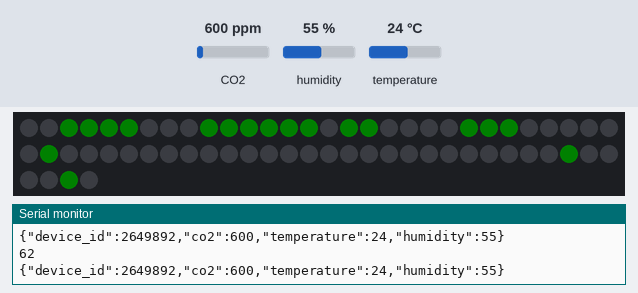
A sketch run on a simulated ESP32. Shown: 64 RGB LEDs in strip order, left to right, continuing on the next row, the last lines printed to the serial monitor. The inputs (shaded band) are chosen by the test bench; at power-on: CO2 600 ppm, humidity 55 %, temperature 24 °C. Dim RGB values are drawn brighter than linear; no radio packets arrive unless stated.

Above: at 10.8 s.
10.9 s: CO2 set to 983 ppm
21.3 s: CO2 set to 1032 ppm
At 31.1 s:
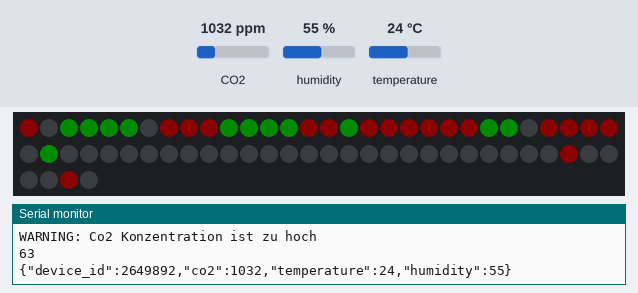
31.7 s: CO2 set to 452 ppm
Timing chart, 0 to 34.7 s (numbered marks = the images above; inputs shaded):
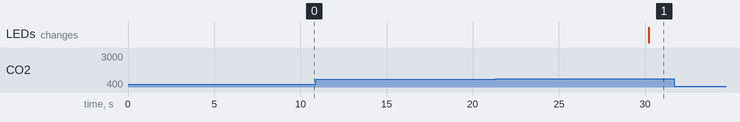

The sketch:

Co2Boy_Lora_Sensor.ino
```cpp
/*
     ______     ___      ____
    / ____/___ |__ \    / __ )____  __  __
   / /   / __ \__/ /   / __  / __ \/ / / /
  / /___/ /_/ / __/   / /_/ / /_/ / /_/ /
  \____/\____/____/  /_____/\____/\__, /
                                 /____/

  Lora Sensor - reads CO2, humidity and temperature from a SCD30 Sensor
  By: Co2 Boy on Make@Thon
  Date: 15.11.2020
*/


/*
 * Pinout
 * heltec WiFi LoRa 32 (V2) -> SD30 Sensor
 * GND -> GND
 * 3V3 -> VDD
 * G21 -> Rx/SDA
 * G22 -> Tx/SCL
 *
 * heltec WiFi LoRa 32 (V2) -> NeoPixel
 * GND -> GND
 * 5V -> VDD
 * G19 -> Data
 */

 /*
  -- Additional libraries --
  LoRa               https://github.com/sandeepmistry/arduino-LoRa
  ArduinoJson        https://arduinojson.org/?utm_source=meta&utm_medium=library.properties
  Adafruit_NeoPixel  https://github.com/adafruit/Adafruit_NeoPixel_ZeroDMA
 */

#include <Wire.h>

// Json paser
#include <ArduinoJson.h>

// Lora
#include <SPI.h>
#include <LoRa.h>

#define SCK     5    // GPIO5  -- SX127x's SCK
#define MISO    19   // GPIO19 -- SX127x's MISO
#define MOSI    27   // GPIO27 -- SX127x's MOSI
#define SS      18   // GPIO18 -- SX127x's CS
#define RST     14   // GPIO14 -- SX127x's RESET
#define DI00    26   // GPIO26 -- SX127x's IRQ(Interrupt Request)


// Sensor
#include "SparkFun_SCD30_Arduino_Library.h" //Click here to get the library: http://librarymanager/All#SparkFun_SCD30
SCD30 airSensor;

// Wifi - to read MacAdress
#include <WiFi.h>

// Co2 ppm thresholds
#define CO2_THRESHOLD_LOW 600
#define CO2_THRESHOLD_MEDIUM 1000
#define CO2_THRESHOLD_HIGH 1500


int device_id; // Device ID created from first 3 Bytes of the Mac Adress

// -- Arduino setup --
void setup()
{
  Serial.begin(115200);
  Serial.println("\n\nCo2 Boy");
  Wire.begin();

  if (airSensor.begin() == false)
  {
    Serial.println("Air sensor not detected. Please check wiring. Freezing...");
    while (1);
  }

  // Sensor settings
  airSensor.setMeasurementInterval(30); //Change number of seconds between measurements: 2 to 1800 (30 minutes)
  airSensor.setAltitudeCompensation(35); //Set altitude of Cloppenburg in m
  airSensor.setAmbientPressure(1000); //Current ambient pressure in mBar
  airSensor.setTemperatureOffset(0); //set the temperature offset to 0°C


  // Set ESP32 SPI pinout
  SPI.begin(SCK, MISO, MOSI, SS);
  // Pins onboard LoRa Module
  LoRa.setPins(SS, RST, DI00);

  // Start LoRa Module
  if (!LoRa.begin(866E6)) {
    Serial.println("Starting LoRa failed!");
    while (1);
  }

  // Get Devie ID
  byte wifi_mac[6]; // MacAdress Buffer
  WiFi.macAddress(wifi_mac); // Read Mac Adress into Buffer
  device_id = ((unsigned int) wifi_mac[2] << 16) | ((unsigned int) wifi_mac[1] << 8) | (unsigned int) wifi_mac[0]; // First 3 Byte from Mac Adress - Later translatet into Hex String

  setupSmiley();


  // TODO: Share the device id via a QR Code on the display
}

void loop()
{


  // Wait for new sensor measurement
  if (airSensor.dataAvailable())
  {
    // ----
    // TODO: Ampel
    // ----

    uint16_t co2 = airSensor.getCO2();
    float temperature = airSensor.getTemperature();
    float humidity = airSensor.getHumidity();

    if (co2 < CO2_THRESHOLD_MEDIUM) {
      // Okay - Grün - Smiley
      goodsmile();
    } else {
      // Nicht Okay
      badsmile();
      Serial.println("WARNING: Co2 Konzentration ist zu hoch");
    }


    // Read sensor an serialize data with arduinojson
    // https://arduinojson.org/v6/doc/serialization/
    StaticJsonDocument<JSON_OBJECT_SIZE(4)> doc;

    doc["device_id"] = device_id;      // Device ID
    doc["co2"] = co2;                  // Co2 Value
    doc["temperature"] = temperature;  // temperature value
    doc["humidity"] = humidity;        // humidity value

    char output[128]; // Buffer for JSON
    int json_length = measureJson(doc); // Get length of serialized data
    serializeJson(doc, output); // serialize with ArduinoJson


    // Debug output Json data
    Serial.println(json_length);
    Serial.println(output);

    // --
    // Encrypt or sign the package
    // --

    // Transmit LoRa package
    LoRa.beginPacket();
    LoRa.write((uint8_t *)output, json_length);
    LoRa.endPacket();

  }

  delay(10000);
}
```

Smiley.ino
```cpp
#include <Adafruit_NeoPixel.h>

// Which pin on the Arduino is connected to the NeoPixels?
// On a Trinket or Gemma we suggest changing this to 1
#define MATRIXPIN 19

// How many NeoPixels are attached to the Arduino?
#define NUMPIXELS      64

Adafruit_NeoPixel pixels = Adafruit_NeoPixel(NUMPIXELS, MATRIXPIN, NEO_GRB + NEO_KHZ800);

int delayval = 10; // delay for half a second

void setupSmiley() {
  pixels.begin(); // This initializes the NeoPixel library.
}

void goodsmile() {
  //Mund
  pixels.setPixelColor(2, pixels.Color(0, 128, 0));
  pixels.setPixelColor(3, pixels.Color(0, 128, 0));
  pixels.setPixelColor(4, pixels.Color(0, 128, 0));
  pixels.setPixelColor(5, pixels.Color(0, 128, 0));
  pixels.setPixelColor(9, pixels.Color(0, 128, 0));
  pixels.setPixelColor(10, pixels.Color(0, 128, 0));
  pixels.setPixelColor(11, pixels.Color(0, 128, 0));
  pixels.setPixelColor(12, pixels.Color(0, 128, 0));
  pixels.setPixelColor(13, pixels.Color(0, 128, 0));
  pixels.setPixelColor(14, pixels.Color(0, 128, 0));
  pixels.setPixelColor(16, pixels.Color(0, 128, 0));
  pixels.setPixelColor(17, pixels.Color(0, 128, 0));
  pixels.setPixelColor(22, pixels.Color(0, 128, 0));
  pixels.setPixelColor(23, pixels.Color(0, 128, 0));
  pixels.setPixelColor(24, pixels.Color(0, 128, 0));
  pixels.setPixelColor(31, pixels.Color(0, 128, 0));

  //Augen
  pixels.setPixelColor(57, pixels.Color(0, 128, 0));
  pixels.setPixelColor(62, pixels.Color(0, 128, 0));
  pixels.setBrightness(10);
  pixels.show();
}

void badsmile() {
  //Mund
  pixels.setPixelColor(0, pixels.Color(128, 0, 0));
  pixels.setPixelColor(7, pixels.Color(128, 0, 0));
  pixels.setPixelColor(8, pixels.Color(128, 0, 0));
  pixels.setPixelColor(9, pixels.Color(128, 0, 0));
  pixels.setPixelColor(14, pixels.Color(128, 0, 0));
  pixels.setPixelColor(15, pixels.Color(128, 0, 0));
  pixels.setPixelColor(17, pixels.Color(128, 0, 0));
  pixels.setPixelColor(18, pixels.Color(128, 0, 0));
  pixels.setPixelColor(19, pixels.Color(128, 0, 0));
  pixels.setPixelColor(20, pixels.Color(128, 0, 0));
  pixels.setPixelColor(21, pixels.Color(128, 0, 0));
  pixels.setPixelColor(22, pixels.Color(128, 0, 0));
  pixels.setPixelColor(26, pixels.Color(128, 0, 0));
  pixels.setPixelColor(27, pixels.Color(128, 0, 0));
  pixels.setPixelColor(28, pixels.Color(128, 0, 0));
  pixels.setPixelColor(29, pixels.Color(128, 0, 0));

  //Augen
  pixels.setPixelColor(57, pixels.Color(128, 0, 0));
  pixels.setPixelColor(62, pixels.Color(128, 0, 0));
  pixels.setBrightness(25);
  pixels.show();
}
```

Measured:
- the behaviour switches between 999 and 1000 ppm on CO2 (found by bisection; images 0 and 1)
- after the input at 21.3 s, the LEDs: change after 8.9 s (image 1)
